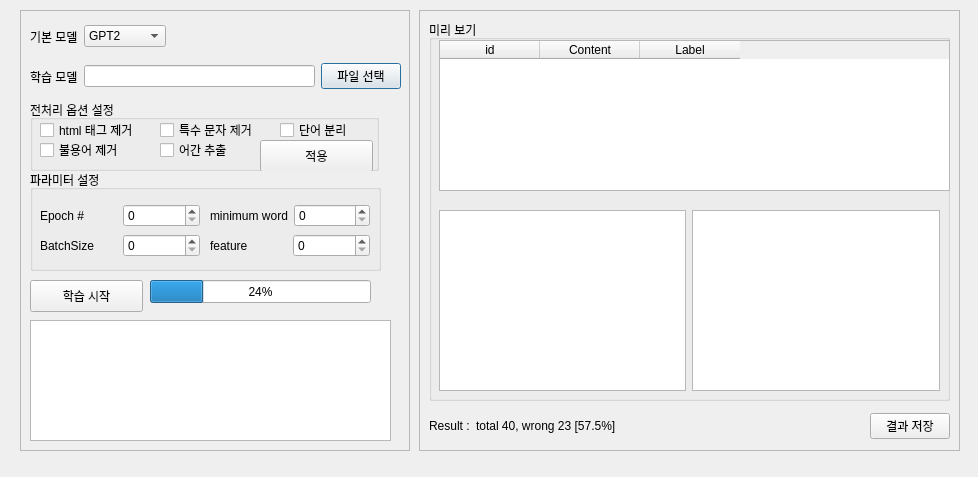
<?xml version="1.0" encoding="UTF-8"?>
<ui version="4.0">
 <class>DrsongTextClassification</class>
 <widget class="QDialog" name="DrsongTextClassification">
  <property name="geometry">
   <rect>
    <x>0</x>
    <y>0</y>
    <width>978</width>
    <height>477</height>
   </rect>
  </property>
  <property name="windowTitle">
   <string>Dialog</string>
  </property>
  <widget class="QFrame" name="frame">
   <property name="geometry">
    <rect>
     <x>20</x>
     <y>10</y>
     <width>390</width>
     <height>441</height>
    </rect>
   </property>
   <property name="frameShape">
    <enum>QFrame::StyledPanel</enum>
   </property>
   <property name="frameShadow">
    <enum>QFrame::Raised</enum>
   </property>
   <widget class="QWidget" name="horizontalLayoutWidget">
    <property name="geometry">
     <rect>
      <x>10</x>
      <y>10</y>
      <width>371</width>
      <height>33</height>
     </rect>
    </property>
    <layout class="QHBoxLayout" name="horizontalLayout">
     <item>
      <widget class="QLabel" name="label">
       <property name="text">
        <string>기본 모델</string>
       </property>
      </widget>
     </item>
     <item>
      <widget class="QComboBox" name="comboBox">
       <item>
        <property name="text">
         <string>GPT2</string>
        </property>
       </item>
       <item>
        <property name="text">
         <string>GPT3</string>
        </property>
       </item>
       <item>
        <property name="text">
         <string>KorBERT</string>
        </property>
       </item>
      </widget>
     </item>
     <item>
      <spacer name="horizontalSpacer">
       <property name="orientation">
        <enum>Qt::Horizontal</enum>
       </property>
       <property name="sizeHint" stdset="0">
        <size>
         <width>40</width>
         <height>20</height>
        </size>
       </property>
      </spacer>
     </item>
    </layout>
   </widget>
   <widget class="QWidget" name="horizontalLayoutWidget_2">
    <property name="geometry">
     <rect>
      <x>10</x>
      <y>50</y>
      <width>371</width>
      <height>33</height>
     </rect>
    </property>
    <layout class="QHBoxLayout" name="horizontalLayout_2">
     <item>
      <widget class="QLabel" name="label_2">
       <property name="text">
        <string>학습 모델</string>
       </property>
      </widget>
     </item>
     <item>
      <widget class="QLineEdit" name="train_data_lineEdit"/>
     </item>
     <item>
      <widget class="QPushButton" name="train_data">
       <property name="text">
        <string>파일 선택</string>
       </property>
      </widget>
     </item>
    </layout>
   </widget>
   <widget class="QGroupBox" name="preprocess_group">
    <property name="geometry">
     <rect>
      <x>10</x>
      <y>90</y>
      <width>349</width>
      <height>71</height>
     </rect>
    </property>
    <property name="title">
     <string>전처리 옵션 설정</string>
    </property>
    <widget class="QCheckBox" name="groupBox_rad1">
     <property name="geometry">
      <rect>
       <x>10</x>
       <y>20</y>
       <width>111</width>
       <height>20</height>
      </rect>
     </property>
     <property name="text">
      <string>html 태그 제거</string>
     </property>
    </widget>
    <widget class="QCheckBox" name="groupBox_rad2">
     <property name="geometry">
      <rect>
       <x>10</x>
       <y>40</y>
       <width>91</width>
       <height>20</height>
      </rect>
     </property>
     <property name="text">
      <string>불용어 제거</string>
     </property>
    </widget>
    <widget class="QCheckBox" name="groupBox_rad3">
     <property name="geometry">
      <rect>
       <x>130</x>
       <y>20</y>
       <width>111</width>
       <height>20</height>
      </rect>
     </property>
     <property name="text">
      <string>특수 문자 제거</string>
     </property>
    </widget>
    <widget class="QCheckBox" name="groupBox_rad4">
     <property name="geometry">
      <rect>
       <x>130</x>
       <y>40</y>
       <width>87</width>
       <height>20</height>
      </rect>
     </property>
     <property name="text">
      <string>어간 추출</string>
     </property>
    </widget>
    <widget class="QCheckBox" name="groupBox_rad5">
     <property name="geometry">
      <rect>
       <x>250</x>
       <y>20</y>
       <width>87</width>
       <height>20</height>
      </rect>
     </property>
     <property name="text">
      <string>단어 분리</string>
     </property>
    </widget>
    <widget class="QPushButton" name="pushButton">
     <property name="geometry">
      <rect>
       <x>230</x>
       <y>40</y>
       <width>113</width>
       <height>32</height>
      </rect>
     </property>
     <property name="text">
      <string>적용</string>
     </property>
    </widget>
   </widget>
   <widget class="QGroupBox" name="parmeter_group">
    <property name="geometry">
     <rect>
      <x>10</x>
      <y>160</y>
      <width>351</width>
      <height>101</height>
     </rect>
    </property>
    <property name="title">
     <string>파라미터 설정</string>
    </property>
    <widget class="QWidget" name="horizontalLayoutWidget_3">
     <property name="geometry">
      <rect>
       <x>10</x>
       <y>30</y>
       <width>160</width>
       <height>31</height>
      </rect>
     </property>
     <layout class="QHBoxLayout" name="horizontalLayout_3">
      <item>
       <widget class="QLabel" name="label_3">
        <property name="text">
         <string>Epoch #</string>
        </property>
       </widget>
      </item>
      <item>
       <widget class="QSpinBox" name="spinBox"/>
      </item>
     </layout>
    </widget>
    <widget class="QWidget" name="horizontalLayoutWidget_4">
     <property name="geometry">
      <rect>
       <x>10</x>
       <y>60</y>
       <width>160</width>
       <height>31</height>
      </rect>
     </property>
     <layout class="QHBoxLayout" name="horizontalLayout_4">
      <item>
       <widget class="QLabel" name="label_4">
        <property name="text">
         <string>BatchSize</string>
        </property>
       </widget>
      </item>
      <item>
       <widget class="QSpinBox" name="spinBox_2"/>
      </item>
     </layout>
    </widget>
    <widget class="QWidget" name="horizontalLayoutWidget_5">
     <property name="geometry">
      <rect>
       <x>180</x>
       <y>30</y>
       <width>160</width>
       <height>31</height>
      </rect>
     </property>
     <layout class="QHBoxLayout" name="horizontalLayout_5">
      <item>
       <widget class="QLabel" name="label_5">
        <property name="text">
         <string>minimum word</string>
        </property>
       </widget>
      </item>
      <item>
       <widget class="QSpinBox" name="spinBox_3"/>
      </item>
     </layout>
    </widget>
    <widget class="QWidget" name="horizontalLayoutWidget_6">
     <property name="geometry">
      <rect>
       <x>180</x>
       <y>60</y>
       <width>160</width>
       <height>31</height>
      </rect>
     </property>
     <layout class="QHBoxLayout" name="horizontalLayout_6">
      <item>
       <widget class="QLabel" name="label_6">
        <property name="text">
         <string>feature</string>
        </property>
       </widget>
      </item>
      <item>
       <widget class="QSpinBox" name="spinBox_4"/>
      </item>
     </layout>
    </widget>
   </widget>
   <widget class="QTextEdit" name="textEdit">
    <property name="geometry">
     <rect>
      <x>10</x>
      <y>310</y>
      <width>361</width>
      <height>121</height>
     </rect>
    </property>
   </widget>
   <widget class="QPushButton" name="train_start_Button">
    <property name="geometry">
     <rect>
      <x>10</x>
      <y>270</y>
      <width>113</width>
      <height>32</height>
     </rect>
    </property>
    <property name="text">
     <string>학습 시작</string>
    </property>
   </widget>
   <widget class="QProgressBar" name="progressBar">
    <property name="geometry">
     <rect>
      <x>130</x>
      <y>270</y>
      <width>221</width>
      <height>23</height>
     </rect>
    </property>
    <property name="value">
     <number>24</number>
    </property>
   </widget>
  </widget>
  <widget class="QFrame" name="frame_2">
   <property name="geometry">
    <rect>
     <x>419</x>
     <y>10</y>
     <width>541</width>
     <height>441</height>
    </rect>
   </property>
   <property name="frameShape">
    <enum>QFrame::StyledPanel</enum>
   </property>
   <property name="frameShadow">
    <enum>QFrame::Raised</enum>
   </property>
   <widget class="QWidget" name="horizontalLayoutWidget_8">
    <property name="geometry">
     <rect>
      <x>10</x>
      <y>400</y>
      <width>521</width>
      <height>32</height>
     </rect>
    </property>
    <layout class="QHBoxLayout" name="horizontalLayout_9">
     <item>
      <widget class="QLabel" name="label_7">
       <property name="text">
        <string>Result :</string>
       </property>
      </widget>
     </item>
     <item>
      <widget class="QLabel" name="result_Label">
       <property name="text">
        <string>total 40, wrong 23 [57.5%]</string>
       </property>
      </widget>
     </item>
     <item>
      <spacer name="horizontalSpacer_2">
       <property name="orientation">
        <enum>Qt::Horizontal</enum>
       </property>
       <property name="sizeHint" stdset="0">
        <size>
         <width>40</width>
         <height>20</height>
        </size>
       </property>
      </spacer>
     </item>
     <item>
      <widget class="QPushButton" name="pushButton_2">
       <property name="text">
        <string>결과 저장</string>
       </property>
      </widget>
     </item>
    </layout>
   </widget>
   <widget class="QGroupBox" name="groupBox">
    <property name="geometry">
     <rect>
      <x>10</x>
      <y>10</y>
      <width>521</width>
      <height>381</height>
     </rect>
    </property>
    <property name="title">
     <string>미리 보기</string>
    </property>
    <widget class="QWidget" name="horizontalLayoutWidget_7">
     <property name="geometry">
      <rect>
       <x>10</x>
       <y>20</y>
       <width>511</width>
       <height>151</height>
      </rect>
     </property>
     <layout class="QHBoxLayout" name="horizontalLayout_7">
      <item>
       <widget class="QTableWidget" name="tableWidget">
        <property name="mouseTracking">
         <bool>false</bool>
        </property>
        <column>
         <property name="text">
          <string>id</string>
         </property>
        </column>
        <column>
         <property name="text">
          <string>Content</string>
         </property>
        </column>
        <column>
         <property name="text">
          <string>Label</string>
         </property>
        </column>
       </widget>
      </item>
     </layout>
    </widget>
    <widget class="QWidget" name="horizontalLayoutWidget_9">
     <property name="geometry">
      <rect>
       <x>10</x>
       <y>190</y>
       <width>501</width>
       <height>181</height>
      </rect>
     </property>
     <layout class="QHBoxLayout" name="horizontalLayout_8">
      <item>
       <widget class="QGraphicsView" name="graphicsView"/>
      </item>
      <item>
       <widget class="QGraphicsView" name="graphicsView_2"/>
      </item>
     </layout>
    </widget>
   </widget>
  </widget>
 </widget>
 <resources/>
 <connections/>
</ui>
